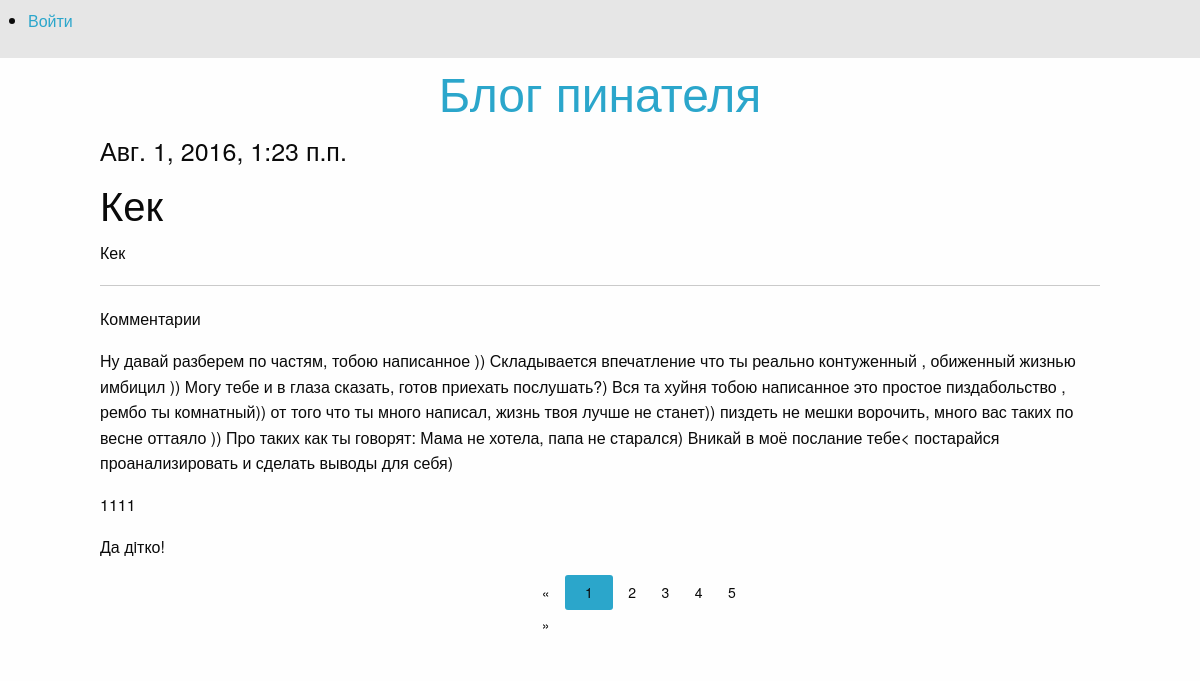
The page /articles/get/1/1/ on the database its author committed.
### article/models.py (models this page shows)
class Article(models.Model):
    class Meta():
        db_table = 'article'
    article_title = models.CharField(max_length=200)
    article_text = models.TextField()
    article_date = models.DateTimeField()
    article_likes = models.IntegerField(default=0)

class Comments(models.Model):
    class Meta():
        db_table = 'comments'
    comments_text = models.TextField(verbose_name="Текст комментария")
    comments_article = models.ForeignKey(Article)

### article/views.py (the view)
# urls.py: url(r'^articles/get/(?P<article_id>\d+)/(?P<comment_page>\d+)/$', article),
def article(request, article_id=1,comment_page=1):
    comment_form = CommentForm
    args = {}
    args.update(csrf(request))
    args['article'] = Article.objects.get(id=article_id)
    all_comments = Comments.objects.filter(comments_article_id=article_id)
    current_comment_page = Paginator(all_comments,3)
    print("Page N  ",comment_page)
    args['comments'] = current_comment_page.page(comment_page)
    args['form'] = comment_form
    args['username'] = auth.get_user(request).username
    return render_to_response('article.html', args)

### article/templates/article.html (shortened to what this page needs)
{% extends 'main.html' %}
{% load staticfiles %}
{% block article %}
<h4>{{ article.article_date }}</h4>
<h2>{{ article.article_title }}</h2>
<p>{{ article.article_text }}</p>
<hr>
<p>Комментарии</p>
{%  for comment in comments %}
    <p>{{ comment.comments_text}}</p>
{% endfor %}
</div>
<div class="row">
    <div class="large-3 large-offset-5 columns">
            <ul class="pagination">
                {% if comments.has_previous %}
                    <li class="arrow"><a href="/articles/get/{{ article.id}}/{{ comments.previous_page_number }}/">&laquo;</a> </li>
                {% else %}
                    <li class="arrow unavailable"><a href="">&laquo;</a></li>
                {% endif %}
                {% for page in comments.paginator.page_range %}
                    {% if page == comments.number %}
                        <li class="current"><a href="/articles/get/{{ article.id }}/{{ page }}/">{{ page }}</a> </li>
                    {% else %}
                        <li><a href="/articles/get/{{ article.id }}/{{ page }}/">{{ page }}</a> </li>
                    {% endif %}
                {% endfor %}
                {%  if comments.has_next %}
                    <li class="arrow"><a href="/articles/get/{{ article.id }}/{{ comments.next_page_number }}/">&raquo;</a> </li>
                {% else %}
                    <li class="arrow unavailable"><a href="">&raquo;</a></li>
                {% endif %}
            </ul>
        </div>
</div>
{% endblock %}

### rows shown on the page
Article: article_date "Авг. 1, 2016, 1:23 п.п.", article_title "Кек", article_text "Кек"
Comments: comments_text "Ну давай разберем по частям, тобою написанное )) Складывается впечатление что ты реально контуженный , обиженный жизнью имбицил )) Могу тебе и в глаза сказать, готов приехать послушать?) Вся та хуйня тобою написанное это простое пиздабольство , рембо ты комнатный)) от того что ты много написал, жизнь твоя лучше не станет)) пиздеть не мешки ворочить, много вас таких по весне оттаяло )) Про таких как ты говорят: Мама не хотела, папа не старался) Вникай в моё послание тебе< постарайся проанализировать и сделать выводы для себя)"
Comments: comments_text "1111"
Comments: comments_text "Да дiтко!"

### other values the page prints
{{ page }} "1"
{{ page }} "2" "3" "4" "5"
